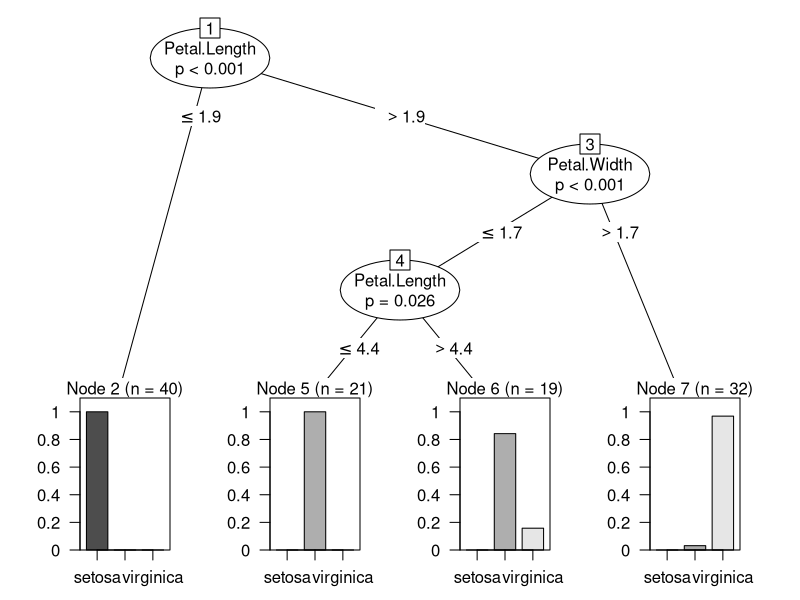

Reproduce this figure in R.
library(party)
datosiris<-iris
set.seed(1234)
ind <- sample(2, nrow(iris), replace=TRUE, prob=c(0.7, 0.3))
trainData <- iris[ind==1,]
testData <- iris[ind==2,]
iris_ctree <- ctree(Species~., data=trainData)
table(predict(iris_ctree), trainData$Species)
accuracy<-sum(diag(table(predict(iris_ctree), trainData$Species)))/sum(table(predict(iris_ctree), trainData$Species))
print(iris_ctree)
plot(iris_ctree)
testPred <- predict(iris_ctree, newdata = testData)
table(testPred, testData$Species)

accuracyPrediccion<-sum(diag(table(testPred, testData$Species)))/sum(table(testPred, testData$Species))

                                                                     
